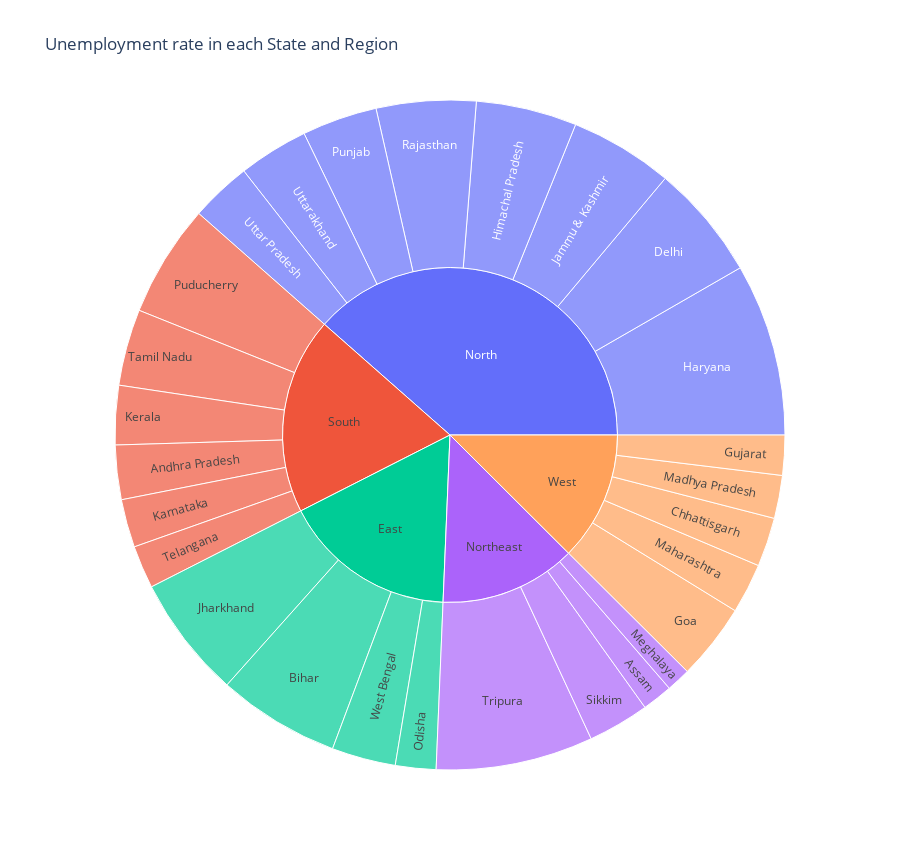

Notebook code for this chart:
### Code cell
import plotly.express as px
unemployment = un_emp_df[['Region', 'Region.1', ' Estimated Unemployment Rate (%)', ' Estimated Employed', ' Estimated Labour Participation Rate (%)']]
unemployment = unemployment.groupby(['Region.1', 'Region'])[' Estimated Unemployment Rate (%)'].mean().reset_index()
fig = px.sunburst(unemployment, path=['Region.1', 'Region'], values=' Estimated Unemployment Rate (%)', title='Unemployment rate in each State and Region',height=850)
fig.show()

### Figure 1 — Plotly figure (JSON) as saved in the notebook; plotly's stock layout.template omitted (floating-point values rounded to 4 significant figures)
{"data": [{"branchvalues": "total", "domain": {"x": [0, 1], "y": [0, 1]}, "hovertemplate": "labels=%{label}<br> Estimated Unemployment Rate (%)=%{value}<br>parent=%{parent}<br>id=%{id}<extra></extra>", "ids": ["South/Andhra Pradesh", "Northeast/Assam", "East/Bihar", "West/Chhattisgarh", "North/Delhi", "West/Goa", "West/Gujarat", "North/Haryana", "North/Himachal Pradesh", "North/Jammu & Kashmir", "East/Jharkhand", "South/Karnataka", "South/Kerala", "West/Madhya Pradesh", "West/Maharashtra", "Northeast/Meghalaya", "East/Odisha", "South/Puducherry", "North/Punjab", "North/Rajasthan", "Northeast/Sikkim", "South/Tamil Nadu", "South/Telangana", "Northeast/Tripura", "North/Uttar Pradesh", "North/Uttarakhand", "East/West Bengal", "East", "North", "Northeast", "South", "West"], "labels": ["Andhra Pradesh", "Assam", "Bihar", "Chhattisgarh", "Delhi", "Goa", "Gujarat", "Haryana", "Himachal Pradesh", "Jammu & Kashmir", "Jharkhand", "Karnataka", "Kerala", "Madhya Pradesh", "Maharashtra", "Meghalaya", "Odisha", "Puducherry", "Punjab", "Rajasthan", "Sikkim", "Tamil Nadu", "Telangana", "Tripura", "Uttar Pradesh", "Uttarakhand", "West Bengal", "East", "North", "Northeast", "South", "West"], "name": "", "parents": ["South", "Northeast", "East", "West", "North", "West", "West", "North", "North", "North", "East", "South", "South", "West", "West", "Northeast", "East", "South", "North", "North", "Northeast", "South", "South", "Northeast", "North", "North", "East", "", "", "", "", ""], "type": "sunburst", "values": [8.664, 4.856, 19.47, 7.819, 18.41, 12.17, 6.376, 27.48, 16.07, 16.48, 19.54, 7.668, 9.434, 6.854, 7.979, 3.866, 6.462, 17.94, 11.98, 15.87, 9.793, 12.19, 6.833, 25.05, 9.737, 11.16, 10.19, 55.66, 127.2, 43.57, 62.73, 41.2]}], "layout": {"height": 850, "legend": {"tracegroupgap": 0}, "title": {"text": "Unemployment rate in each State and Region"}}}
